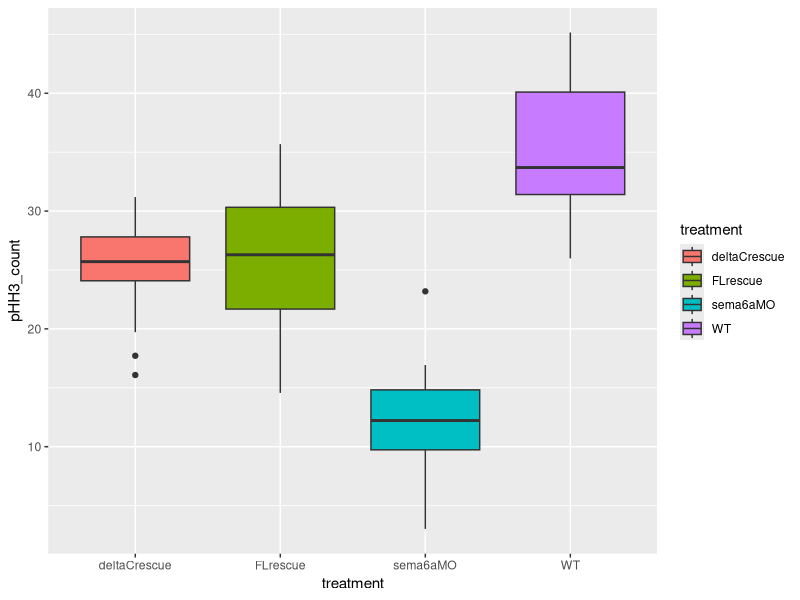
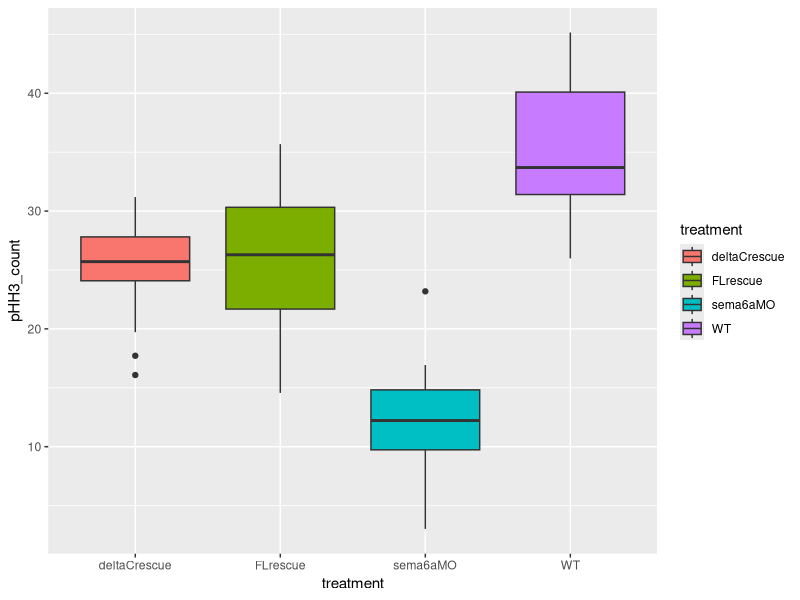

Generate these figures, in order, with R:
## ---- chunk 1
# load libraries ------------------------
library(ggplot2)
library(tidyr)

# Global Variables ------------------------
WT <- rnorm(n=20, mean=36, sd=5)

sema6aMO <- rnorm(n=20, mean=13, sd=5)

FLrescue <- rnorm(n=20, mean=26, sd=5)

deltaCrescue <- rnorm(n=20, mean=26, sd=5)

# ------------------------------
# FUNCTION get_data
# description: generate data frame
# inputs: pHH3 counts for WT, sema6aMO, FLrescue, deltaCrescue
# outputs: data frame
#################################
get_data <- function(WT=runif(20),
                     sema6aMO=runif(20),
                     FLrescue=runif(20),
                     deltaCrescue=runif(20)) {
  
  short_frame <- data.frame(WT, sema6aMO,FLrescue, deltaCrescue)
  pHH3_dataframe <- gather(short_frame, treatment,
                    pHH3_count,
                    WT:deltaCrescue)

return(pHH3_dataframe)  

} # end of get_data
# ------------------------------

# ------------------------------
# FUNCTION calculate_anova
# description: run ANOVA model on data
# inputs: treatment, pHH3_count
# outputs: ANOVA model 
#################################
calculate_anova <- function(treatment=runif(10),
                            pHH3_count=runif(10)) {
  
  pHH3_anova <- aov(pHH3_count~treatment)


return(pHH3_anova)  

} # end of calculate_anova
# ------------------------------

# ------------------------------
# FUNCTION summarize_anova
# description: print summary of ANOVA
# inputs: ANOVA model 
# outputs: summar table of ANOVA
#################################
summarize_anova <- function(x=NULL){
  if(is.null(x)) {
    x <- summary(lm(runif(10)~runif(10)))
  }
  anova_summary <- summary(x)

return(anova_summary)  

} # end of summarize_anova
# ------------------------------

# ------------------------------
# FUNCTION graph_rnorm
# description: plotting pHH3 graph
# inputs: treatment, pHH3_count
# outputs: box plot 
#################################
graph_rnorm <- function(treatment=runif(10),
                            pHH3_count=runif(10)) {
  
  anova_plot <- ggplot(data=count_data,
                       aes(x=treatment, 
                           y=pHH3_count,
                           fill=treatment)) +
                      geom_boxplot()

return(anova_plot)  

} # end of graph_rnorm
# ------------------------------

#####################################################
# program body ------------------------

# create data frame
count_data <- get_data(WT=WT, 
                       sema6aMO=sema6aMO,
                       FLrescue=FLrescue,
                       deltaCrescue=deltaCrescue)

# calculate anova and summary of anova
cal_ano <- calculate_anova(treatment=count_data$treatment,
                           pHH3_count=count_data$pHH3_count)
print(cal_ano)

sum_ano <- summarize_anova(x=cal_ano)
print(sum_ano)

# graph results 
graph_rnorm(treatment=treatment, pHH3_count=pHH3_count) #used count_data variable in function 
## ---- chunk 2
# ------------------------------
# FUNCTION pull_pvalue
# description: get p-value from summary ANOVA
# inputs: isummary of ANOVA
# outputs: p-value
#################################
pull_pvalue <- function(x=NULL) {
  if(is.null(x)) {
    x <- summary(lm(runif(10)~runif(10)))
  }
  summary_unlist <- unlist(x)

return(summary_unlist["Pr(>F)1"])  

} # end of pull_pvalue
# ------------------------------

# ------------------------------
# FUNCTION tukey_multicomp
# description: tukey multiple comparisons on ANOVA
# inputs: anova 
# outputs: summary of tukey multiple comparisons
#################################
tukey_multipcomp <- function(treatment=c(rep("WT",5), rep("MO",5)),
                             pHH3_count=runif(10)) {
  temp1 <- aov(pHH3_count~treatment)
  Tukey <- TukeyHSD(x = temp1, 
                    which = "treatment",
                    conf.level = 0.95)
  
  return(Tukey)  
} # end of tukey_multipcomp
# ------------------------------
#####################################################
# program body ------------------------

# create data frame
count_data <- get_data(WT=WT, 
                       sema6aMO=sema6aMO,
                       FLrescue=FLrescue,
                       deltaCrescue=deltaCrescue)

# calculate anova and summary of anova
cal_ano <- calculate_anova(treatment=count_data$treatment,
                           pHH3_count=count_data$pHH3_count)
print(cal_ano)

sum_ano <- summarize_anova(x=cal_ano)
print(sum_ano)

# pull pvalue
pval <- pull_pvalue(x=sum_ano)
print(pval)

# Tukey multiple comparisons
tukey <- tukey_multipcomp(treatment = count_data$treatment,
                          pHH3_count = count_data$pHH3_count)

print(tukey)

# graph results 
graph_rnorm(treatment=treatment, pHH3_count=pHH3_count) #used count_data variable in function 
